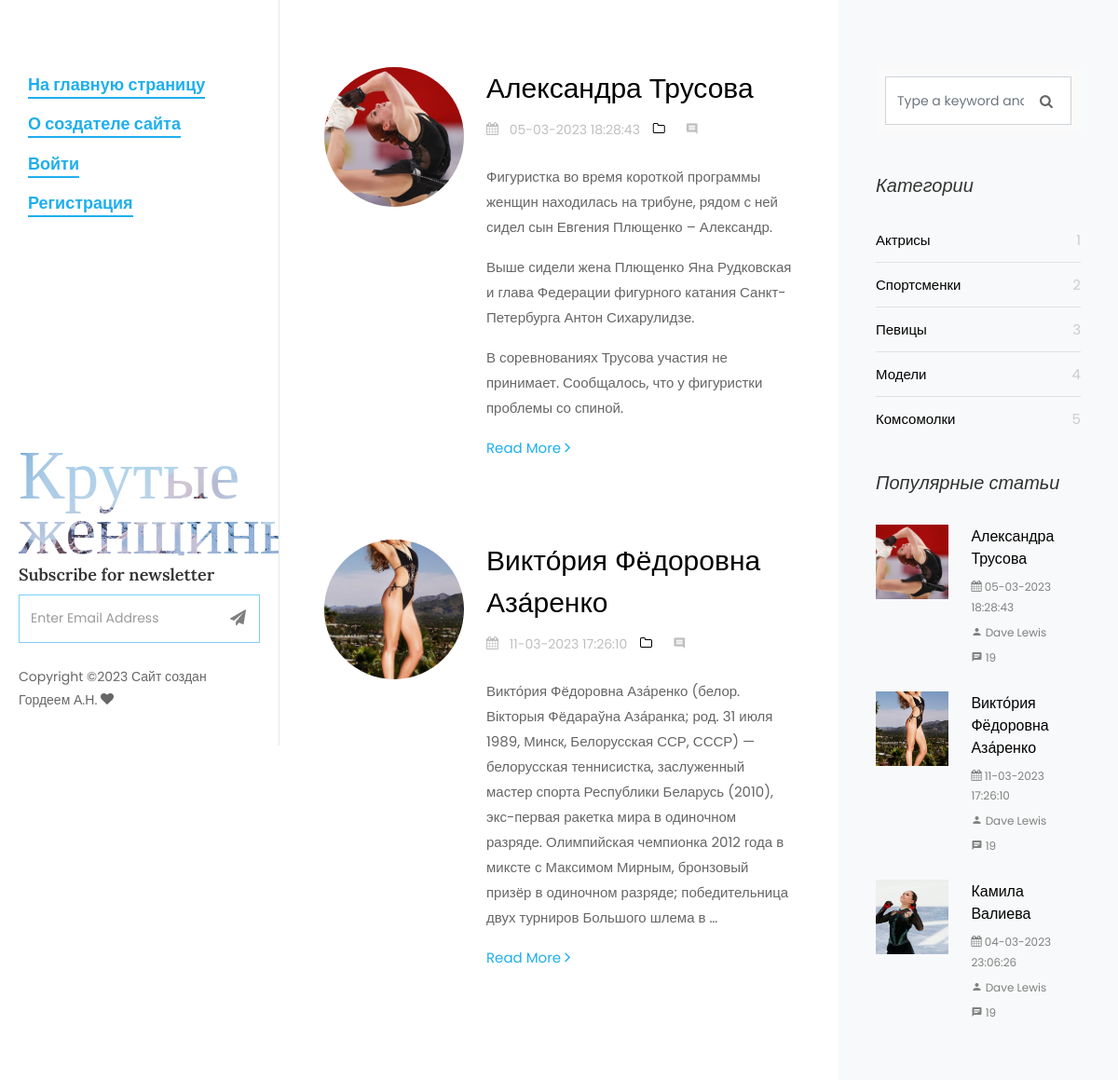
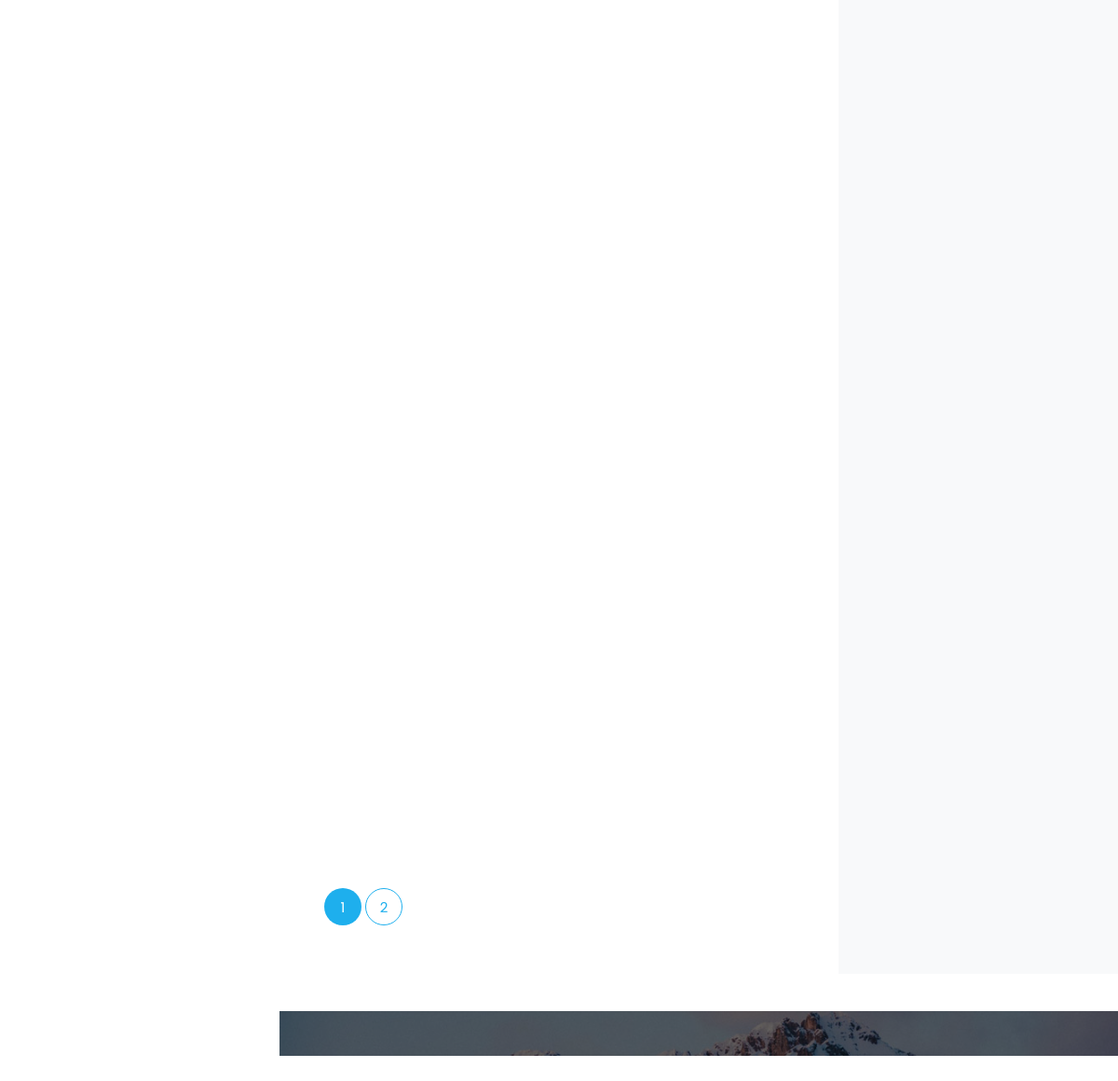
/cats/sportsmenki/, run on the app's committed database (2 pictures, top to bottom).
### women/models.py (models this page shows, shortened)
class Women(models.Model):
    objects = None
    title = models.CharField(max_length=255, verbose_name='Заголовок')
    content = models.TextField(blank=True)
    photo = models.ImageField(upload_to="photos/%Y/%m/%d/")
    time_create = models.DateTimeField(auto_now_add=True)
    slug = models.SlugField(max_length=250, unique= True, db_index= True, verbose_name= "URL")
    time_update = models.DateTimeField(auto_now=True)
    is_published = models.BooleanField(default=True)
    cat = models.ForeignKey('Category', on_delete=models.PROTECT, )
    class Meta:
        verbose_name_plural = 'Известные женщины'
        ordering = ('cat', 'title')

class Category(models.Model):
    name = models.CharField(max_length=100, db_index=True)
    slug = models.SlugField(max_length=250, unique=True, db_index=True, verbose_name='URL')
    class Meta:
        verbose_name_plural = 'Категории'
    def get_absolute_url(self):
        return reverse('category', kwargs={'cat_slug': self.slug})

### women/views.py (the view)
# urls.py: path('cats/<slug:cat_slug>/', CategoryListView.as_view(), name='category'),
class CategoryListView(DataMixin, ListView):
    paginate_by = 4
    model = Women
    template_name = 'women/category.html'
    context_object_name = 'posts'
    def get_queryset(self):
        return self.model.objects.filter(cat__slug=self.kwargs['cat_slug'], is_published=True)
    def get_context_data(self):
        context = super(CategoryListView, self).get_context_data()
        context['menu'] = menu
        context['cats'] = Category.objects.all()
        return context

### women/templates/women/category.html (shortened to what this page needs)
{% load static %}
<!DOCTYPE html>
<html lang="en">
  <head>
    <link rel="stylesheet" href="{% static 'css/open-iconic-bootstrap.min.css' %}">
    <link rel="stylesheet" href="{% static 'css/animate.css' %}">
    <link rel="stylesheet" href="{% static 'css/owl.carousel.min.css' %}">
    <link rel="stylesheet" href="{% static 'css/owl.theme.default.min.css' %}">
    <link rel="stylesheet" href="{% static 'css/magnific-popup.css' %}">
    <link rel="stylesheet" href="{% static 'css/aos.css' %}">
    <link rel="stylesheet" href="{% static 'css/ionicons.min.css' %}">
    <link rel="stylesheet" href="{% static 'css/bootstrap-datepicker.css' %}">
    <link rel="stylesheet" href="{% static 'css/jquery.timepicker.css' %}">
    <link rel="stylesheet" href="{%  static 'css/flaticon.css' %}">
    <link rel="stylesheet" href="{% static 'css/icomoon.css' %}">
    <link rel="stylesheet" href="{% static 'css/style.css' %}">
  </head>
  <body>
	{% include 'women/side-header.html' %}
		<div id="colorlib-main">
			<section class="ftco-section ftco-no-pt ftco-no-pb">
	    	<div class="container">
	    		<div class="row d-flex">
	    			<div class="col-xl-8 py-5 px-md-5">
						{% for p in posts %}
	    				<div class="row pt-md-4">
			    			<div class="col-md-12">
									<div class="blog-entry ftco-animate d-md-flex">
										<a href="" class="img img-2"
										   style="background-image: url('{{ p.photo.url }}');"></a>
										<div class="text text-2 pl-md-4">
				              <h3 class="mb-2"><a href="{% url 'post' p.slug %}" > {{ p.title }} </a></h3>
				              <div class="meta-wrap">
												<p class="meta">
				              		<span><i class="icon-calendar mr-2"></i> {{p.time_update|date:'d-m-Y H:i:s' }} </span>
				              		<span><a href="single.html"><i class="icon-folder-o mr-2"></i></a></span>
				              		<span><i class="icon-comment2 mr-2"></i></span>
				              	</p>
			              	</div>
				              <p class="mb-4"> {{ p.content | linebreaks | truncatewords:50 }}</p>
				              <p><a href=" {% url 'post' p.slug %} " class="btn-custom">Read More <span class="ion-ios-arrow-forward"></span></a></p>
				            </div>
									</div>
								</div>
			    		</div>
						{% endfor %}
			    		<div class="row">
			          <div class="col">
			            <div class="block-27">
			              			              <ul>{% if page_obj.has_other_pages  %}
							  {% for p in paginator.page_range %}
							  {%  if page_obj.number == p %}
							  <li class="active"><span> {{ p }}</span></li>
							  	{% else %}
			                <li><a href="?page= {{ p }}">{{ p }}</a></li>
								{% endif %}
							  	{% endfor %}
								{% endif %}
			              </ul>
			            </div>
			          </div>
			        </div>
			    	</div>
	    			<div class="col-xl-4 sidebar ftco-animate bg-light pt-5">
	            			<div class="sidebar-box pt-md-4">
	              						<form action="#" class="search-form">
	                				<div class="form-group">
	                  				<span class="icon icon-search"></span>
	                						  <input type="text" class="form-control" placeholder="Type a keyword and hit enter">
	                </div>
	              </form>
	            </div>
	            <div class="sidebar-box ftco-animate">
	            	<h3 class="sidebar-heading">Категории </h3>
	              <ul class="categories">
					{% for cat in cats %}
	                <li><a href="{{ cat.get_absolute_url  }}"> {{ cat.name }}
						<span> {{ cat.pk }}</span></a></li>
					  {% endfor %}
	              </ul>
	            </div>
	            <div class="sidebar-box ftco-animate">
	              <h3 class="sidebar-heading">Популярные статьи </h3>
					{% for p in posts|slice:":3" %}
	              <div class="block-21 mb-4 d-flex">
	                <a class="blog-img mr-4"  style="background-image: url('{{ p.photo.url }}');"></a>
	                <div class="text">
	                  <h3 class="heading"><a href="#">{{ p.title }}</a></h3>
	                  <div class="meta">
	                    <div><a href="#"><span class="icon-calendar"></span> {{p.time_update|date:'d-m-Y H:i:s' }} </a></div>
	                    <div><a href="#"><span class="icon-person"></span> Dave Lewis</a></div>
	                    <div><a href="#"><span class="icon-chat"></span> 19</a></div>
	                  </div>
	                </div>
	              </div>
					{% endfor %}
	            </div>
	            </div>
							<div class="sidebar-box subs-wrap img py-4" style="background-image: url('../static/images/bg_1.jpg');">
								<div class="overlay"></div>
	            </div>
	          </div>
	    		</div>
	    	</div>
		</div>
  </body>
</html>

### women/static/css/icomoon.css (style rules this page uses)
[class^="icon-"], [class*=" icon-"] { font-family: 'icomoon' !important; speak: none; font-style: normal; font-weight: normal; font-variant: normal; text-transform: none; line-height: 1; -webkit-font-smoothing: antialiased; -moz-osx-font-smoothing: grayscale; }
.icon-search:before { content: "\f002"; }
.icon-calendar:before { content: "\f073"; }
.icon-folder-o:before { content: "\f114"; }
.icon-chat:before { content: "\e0b7"; }
.icon-comment2:before { content: "\e0b9"; }
.icon-person:before { content: "\e7fd"; }

### data on the page
Women: photo (picture), title "Александра Трусова", time_update "05-03-2023 18:28:43", content "Фигуристка во время короткой программы женщин находилась на трибуне, рядом с ней сидел сын Евгения Плющенко – Александр. Выше сидели жена Плющенко Яна Рудковская и глава Федерации фигурного катания Санкт-Петербурга Антон Сихарулидзе. В соревнованиях Трусова участия не принимает. Сообщалось, что у фигуристки проблемы со спиной."
Women: photo (picture), title "Викто́рия Фёдоровна Аза́ренко", time_update "11-03-2023 17:26:10", content "Викто́рия Фёдоровна Аза́ренко (белор. Вікторыя Фёдараўна Аза́ранка; род. 31 июля 1989, Минск, Белорусская ССР, СССР) — белорусская теннисистка, заслуженный мастер спорта Республики Беларусь (2010), экс-первая ракетка мира в одиночном разряде. Олимпийская чемпионка 2012 года в миксте с Максимом Мирным, бронзовый призёр в одиночном разряде; победительница двух турниров Большого шлема в …"
Category: name "Актрисы", pk "1"
Category: name "Спортсменки", pk "2"
Category: name "Певицы", pk "3"
Category: name "Модели", pk "4"
Category: name "Комсомолки", pk "5"
Women: photo (picture), title "Камила Валиева", time_update "04-03-2023 23:06:26"

### other printed values
{{ m.title }} "На главную страницу" "О создателе сайта" "Войти" "Регистрация"
{{ p }} "1"
{{ p }} "2"
